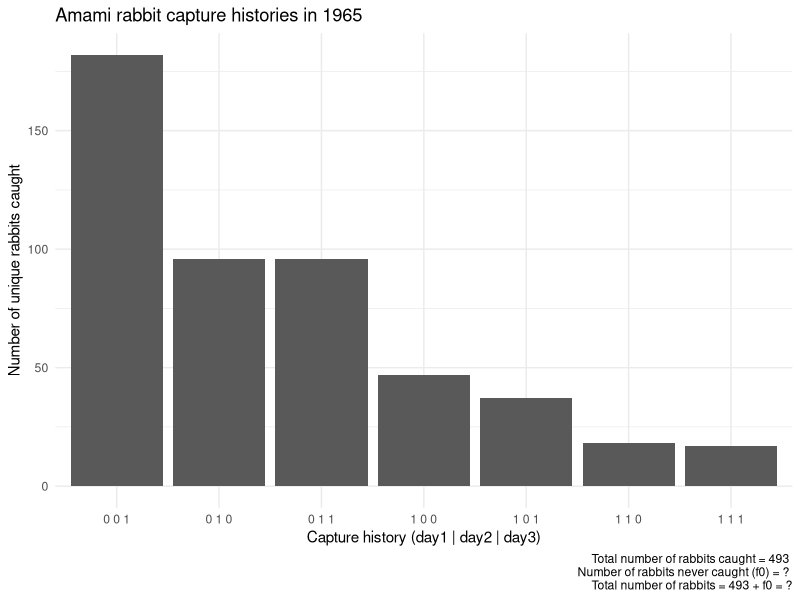
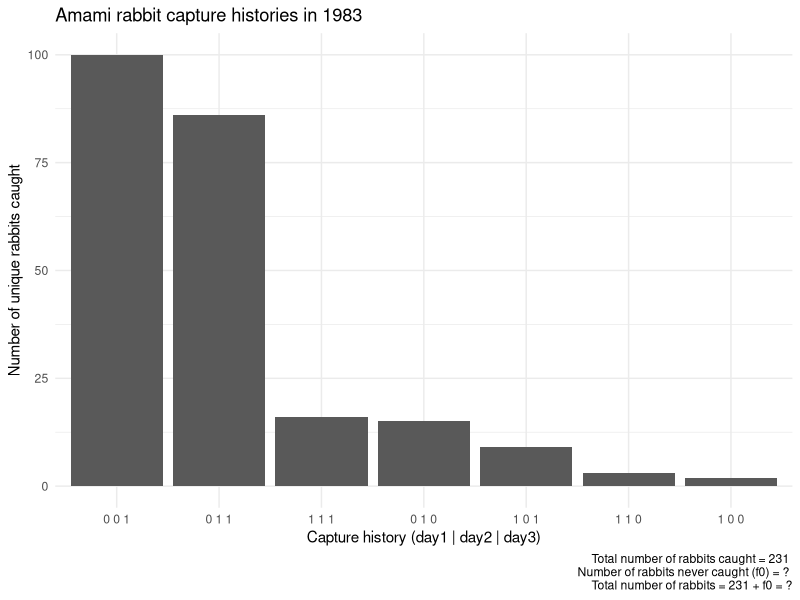
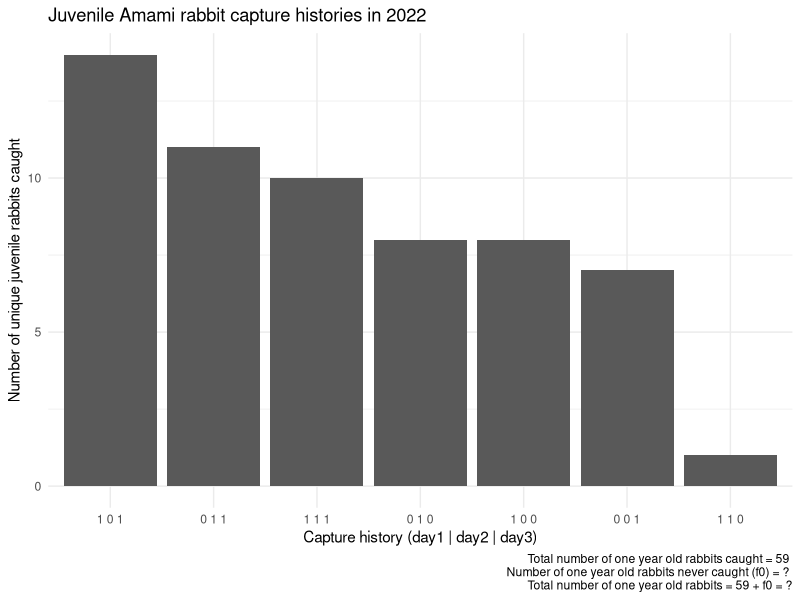
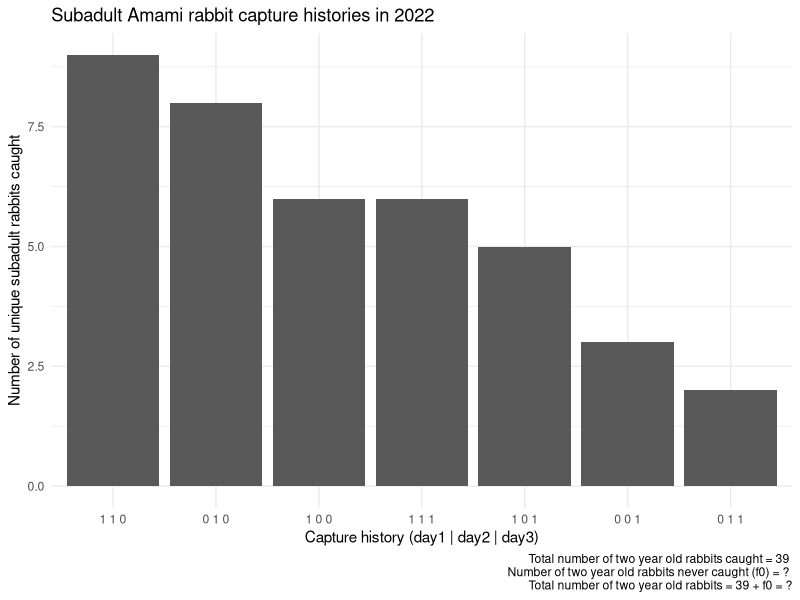
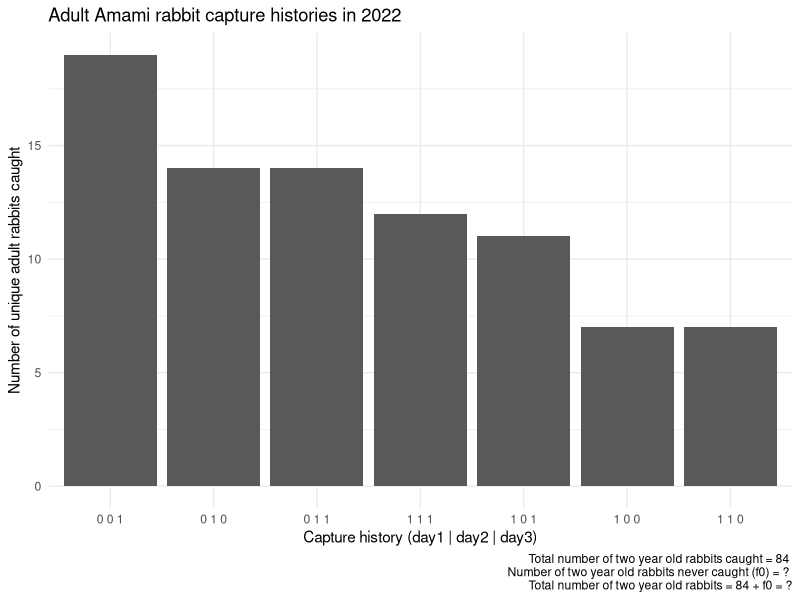

R code for these plots, in order:
## ---- chunk 1
knitr::opts_chunk$set(echo = FALSE, 
                      message = FALSE, 
                      warning = FALSE)
## ---- chunk 2
library(tidyverse)
## ---- chunk 3
# Set seed so that the random numbers are the same each time you run the script
set.seed(666)

# total number of rabbits
N <- 674

# number of days of trapping
t <- 3

# capture probabilities (must be same length as number of days)
p <- c(0.17, 0.34, 0.48)

# create empty matrix
cap <- matrix(nrow = N, ncol = t, data = NA)

# see how many rabbits are actually captured on each day
# Based on binomial distribution with probability p[day], do this for all rabbits (N) where there is only a single day to capture (1)
cap[,1] <- rbinom(N, 1, p[1])
cap[,2] <- rbinom(N, 1, p[2])
cap[,3] <- rbinom(N, 1, p[3])

# Combine and store it in a dataframe
cap1965 <- data.frame(
  CH = paste(cap[,1], cap[,2], cap[,3])
)

# Turn it into a frequency table
cap1965 <- cap1965 %>% 
  count(CH, sort = T)

# Remove rabbits never caught (this is what students are trying to estimate)
cap1965 <- cap1965[cap1965$CH != "0 0 0",]

# Adding comments for students

cap1965$comment <- NA

for(i in 1:nrow(cap1965)){
  if(cap1965$CH[i] == "1 1 1"){
    cap1965$comment[i] <- "/* Number of rabbits caught on day 1, 2, 3 */"
  } else if(cap1965$CH[i] == "1 1 0") {
    cap1965$comment[i] <- "/* Number of rabbits caught on day 1, 2 */"
  } else if(cap1965$CH[i] == "0 1 1") {
    cap1965$comment[i] <- "/* Number of rabbits caught on day 2, 3 */"
  } else if(cap1965$CH[i] == "1 0 1") {
    cap1965$comment[i] <- "/* Number of rabbits caught on day 1, 3 */"
  } else if(cap1965$CH[i] == "1 0 0") {
    cap1965$comment[i] <- "/* Number of rabbits caught on day 1 */"
  } else if(cap1965$CH[i] == "0 1 0") {
    cap1965$comment[i] <- "/* Number of rabbits caught on day 2 */"
  } else if(cap1965$CH[i] == "0 0 1") {
    cap1965$comment[i] <- "/* Number of rabbits caught on day 3 */"
  }
}

ggplot(cap1965) +
  geom_col(aes(x = reorder(CH, -n), y = n)) +
  labs(x = "Capture history (day1 | day2 | day3)",
       y = "Number of unique rabbits caught",
       title = "Amami rabbit capture histories in 1965",
       caption = paste("Total number of rabbits caught =", sum(as.numeric(cap1965$n)), "\n",
                       "Number of rabbits never caught (f0) = ?", "\n",
                       "Total number of rabbits =", sum(as.numeric(cap1965$n)), "+ f0 = ?")) +
  theme_bw() +
  theme_minimal()
## ---- chunk 4
# Set seed so that the random numbers are the same each time you run the script
set.seed(666)

# total number of rabbits
N <- 421

# number of days of trapping
t <- 3

# capture probabilities (must be same length as number of days)
p <- c(0.07, 0.24, 0.38)

# recapture probability (must be of length t - 1)
pr <- c(0.64, 0.87)

# create empty matrix
cap <- matrix(nrow = N, ncol = t, data = NA)

# see how many rabbits are actually captured on each day
# Based on binomial distribution with probability p[day], do this for all rabbits (N) where there is only a single day to capture (1)
cap[,1] <- rbinom(N, 1, p[1])

# For day 2, use a for loop to go through each individual (i)
# If rabbit [i] had not been caught on day 1 (cap[i,1] == 0)
  # Then it uses the capture prob for day 2 p[2]
  # But if it was caught, then use recapture prob for day 2 (pr[1])
for(i in 1:nrow(cap)){
  cap[i,2] <- ifelse(cap[i,1] == 0, rbinom(N, 1, p[2]), rbinom(N, 1, pr[1]))
}
# Repeat above loop but for last day
for(i in 1:nrow(cap)){
  cap[i,3] <- ifelse(cap[i,1] == 0 & cap[i,2] == 0, rbinom(N, 1, p[3]), rbinom(N, 1, pr[2]))
}

# Combine and store it in a dataframe
cap1983 <- data.frame(
  CH = paste(cap[,1], cap[,2], cap[,3])
)

# Turn it into a frequency table
cap1983 <- cap1983 %>% 
  count(CH, sort = T)

# Remove rabbits never caught (this is what students are trying to estimate)
cap1983 <- cap1983[cap1983$CH != "0 0 0",]

# Adding comments for students

cap1983$comment <- NA

for(i in 1:nrow(cap1983)){
  if(cap1983$CH[i] == "1 1 1"){
    cap1983$comment[i] <- "/* Number of rabbits caught on day 1, 2, 3 */"
  } else if(cap1983$CH[i] == "1 1 0") {
    cap1983$comment[i] <- "/* Number of rabbits caught on day 1, 2 */"
  } else if(cap1983$CH[i] == "0 1 1") {
    cap1983$comment[i] <- "/* Number of rabbits caught on day 2, 3 */"
  } else if(cap1983$CH[i] == "1 0 1") {
    cap1983$comment[i] <- "/* Number of rabbits caught on day 1, 3 */"
  } else if(cap1983$CH[i] == "1 0 0") {
    cap1983$comment[i] <- "/* Number of rabbits caught on day 1 */"
  } else if(cap1983$CH[i] == "0 1 0") {
    cap1983$comment[i] <- "/* Number of rabbits caught on day 2 */"
  } else if(cap1983$CH[i] == "0 0 1") {
    cap1983$comment[i] <- "/* Number of rabbits caught on day 3 */"
  }
}

ggplot(cap1983) +
  geom_col(aes(x = reorder(CH, -n), y = n)) +
  labs(x = "Capture history (day1 | day2 | day3)",
       y = "Number of unique rabbits caught",
       title = "Amami rabbit capture histories in 1983",
       caption = paste("Total number of rabbits caught =", sum(as.numeric(cap1983$n)), "\n",
                       "Number of rabbits never caught (f0) = ?", "\n",
                       "Total number of rabbits =", sum(as.numeric(cap1983$n)), "+ f0 = ?")) +
  theme_bw() +
  theme_minimal()
## ---- chunk 5
# Set seed so that the random numbers are the same each time you run the script
set.seed(666)

# total number of rabbits
N <- 83

# number of days of trapping
t <- 3

# capture probabilities (must be same length as number of days)
p <- c(0.36, 0.36, 0.36)

# recapture probability (must be of length t - 1)
pr <- c(0.42, 0.54)

# create empty matrix
cap <- matrix(nrow = N, ncol = t, data = NA)

# see how many rabbits are actually captured on each day
# Based on binomial distribution with probability p[day], do this for all rabbits (N) where there is only a single day to capture (1)
cap[,1] <- rbinom(N, 1, p[1])
# For day 2, use a for loop to go through each individual (i)
# If rabbit [i] had not been caught on day 1 (cap[i,1] == 0)
  # Then it uses the capture prob for day 2 p[2]
  # But if it was caught, then use recapture prob for day 2 (pr[1])
for(i in 1:nrow(cap)){
  cap[i,2] <- ifelse(cap[i,1] == 0, rbinom(N, 1, p[2]), rbinom(N, 1, pr[1]))
}
for(i in 1:nrow(cap)){
  cap[i,3] <- ifelse(cap[i,1] == 0 & cap[i,2] == 0, rbinom(N, 1, p[3]), rbinom(N, 1, pr[2]))
}

# Combine and store it in a dataframe
cap2022_juv <- data.frame(
  CH = paste(cap[,1], cap[,2], cap[,3])
)

# Turn it into a frequency table
cap2022_juv <- cap2022_juv %>% 
  count(CH, sort = T)

# Remove rabbits never caught (this is what students are trying to estimate)
cap2022_juv <- cap2022_juv[cap2022_juv$CH != "0 0 0",]

# Adding comments for students

cap2022_juv$comment <- NA

for(i in 1:nrow(cap2022_juv)){
  if(cap2022_juv$CH[i] == "1 1 1"){
    cap2022_juv$comment[i] <- "/* Number of rabbits caught on day 1, 2, 3 */"
  } else if(cap2022_juv$CH[i] == "1 1 0") {
    cap2022_juv$comment[i] <- "/* Number of rabbits caught on day 1, 2 */"
  } else if(cap2022_juv$CH[i] == "0 1 1") {
    cap2022_juv$comment[i] <- "/* Number of rabbits caught on day 2, 3 */"
  } else if(cap2022_juv$CH[i] == "1 0 1") {
    cap2022_juv$comment[i] <- "/* Number of rabbits caught on day 1, 3 */"
  } else if(cap2022_juv$CH[i] == "1 0 0") {
    cap2022_juv$comment[i] <- "/* Number of rabbits caught on day 1 */"
  } else if(cap2022_juv$CH[i] == "0 1 0") {
    cap2022_juv$comment[i] <- "/* Number of rabbits caught on day 2 */"
  } else if(cap2022_juv$CH[i] == "0 0 1") {
    cap2022_juv$comment[i] <- "/* Number of rabbits caught on day 3 */"
  }
}

ggplot(cap2022_juv) +
  geom_col(aes(x = reorder(CH, -n), y = n)) +
  labs(x = "Capture history (day1 | day2 | day3)",
       y = "Number of unique juvenile rabbits caught",
       title = "Juvenile Amami rabbit capture histories in 2022",
       caption = paste("Total number of one year old rabbits caught =", sum(as.numeric(cap2022_juv$n)), "\n",
                       "Number of one year old rabbits never caught (f0) = ?", "\n",
                       "Total number of one year old rabbits =", sum(as.numeric(cap2022_juv$n)), "+ f0 = ?")) +
  theme_bw() +
  theme_minimal()
## ---- chunk 6
# Set seed so that the random numbers are the same each time you run the script
set.seed(666)

# total number of rabbits
N <- 59

# number of t of trapping
t <- 3

# capture probabilities (must be same length as number of t)
p <- c(0.46, 0.23, 0.13)

# recapture probability (must be of length t - 1)
pr <- c(0.39, 0.48)

# create empty matrix
cap <- matrix(nrow = N, ncol = t, data = NA)

# see how many rabbits are actually captured on each day
# Based on binomial distribution with probability p[day], do this for all rabbits (N) where there is only a single day to capture (1)
cap[,1] <- rbinom(N, 1, p[1])
# For day 2, use a for loop to go through each individual (i)
# If rabbit [i] had not been caught on day 1 (cap[i,1] == 0)
  # Then it uses the capture prob for day 2 p[2]
  # But if it was caught, then use recapture prob for day 2 (pr[1])
for(i in 1:nrow(cap)){
  cap[i,2] <- ifelse(cap[i,1] == 0, rbinom(N, 1, p[2]), rbinom(N, 1, pr[1]))
}
for(i in 1:nrow(cap)){
  cap[i,3] <- ifelse(cap[i,1] == 0 & cap[i,2] == 0, rbinom(N, 1, p[3]), rbinom(N, 1, pr[2]))
}

# Combine and store it in a dataframe
cap2022_suba <- data.frame(
  CH = paste(cap[,1], cap[,2], cap[,3])
)

# Turn it into a frequency table
cap2022_suba <- cap2022_suba %>% 
  count(CH, sort = T)

# Remove rabbits never caught (this is what students are trying to estimate)
cap2022_suba <- cap2022_suba[cap2022_suba$CH != "0 0 0",]

# Adding comments for students

cap2022_suba$comment <- NA

for(i in 1:nrow(cap2022_juv)){
  if(cap2022_suba$CH[i] == "1 1 1"){
    cap2022_suba$comment[i] <- "/* Number of rabbits caught on day 1, 2, 3 */"
  } else if(cap2022_suba$CH[i] == "1 1 0") {
    cap2022_suba$comment[i] <- "/* Number of rabbits caught on day 1, 2 */"
  } else if(cap2022_suba$CH[i] == "0 1 1") {
    cap2022_suba$comment[i] <- "/* Number of rabbits caught on day 2, 3 */"
  } else if(cap2022_suba$CH[i] == "1 0 1") {
    cap2022_suba$comment[i] <- "/* Number of rabbits caught on day 1, 3 */"
  } else if(cap2022_suba$CH[i] == "1 0 0") {
    cap2022_suba$comment[i] <- "/* Number of rabbits caught on day 1 */"
  } else if(cap2022_suba$CH[i] == "0 1 0") {
    cap2022_suba$comment[i] <- "/* Number of rabbits caught on day 2 */"
  } else if(cap2022_suba$CH[i] == "0 0 1") {
    cap2022_suba$comment[i] <- "/* Number of rabbits caught on day 3 */"
  }
}

ggplot(cap2022_suba) +
  geom_col(aes(x = reorder(CH, -n), y = n)) +
  labs(x = "Capture history (day1 | day2 | day3)",
       y = "Number of unique subadult rabbits caught",
       title = "Subadult Amami rabbit capture histories in 2022",
       caption = paste("Total number of two year old rabbits caught =", sum(as.numeric(cap2022_suba$n)), "\n",
                       "Number of two year old rabbits never caught (f0) = ?", "\n",
                       "Total number of two year old rabbits =", sum(as.numeric(cap2022_suba$n)), "+ f0 = ?")) +
  theme_bw() +
  theme_minimal()
## ---- chunk 7
# Set seed so that the random numbers are the same each time you run the script
set.seed(666)

# total number of rabbits
N <- 106

# number of days of trapping
t <- 3

# capture probabilities (must be same length as number of days)
p <- c(0.26, 0.38, 0.43)

# recapture probability (must be of length t - 1)
pr <- c(0.56, 0.56)

# create empty matrix
cap <- matrix(nrow = N, ncol = t, data = NA)

# see how many rabbits are actually captured on each day
# Based on binomial distribution with probability p[day], do this for all rabbits (N) where there is only a single day to capture (1)
cap[,1] <- rbinom(N, 1, p[1])
# For day 2, use a for loop to go through each individual (i)
# If rabbit [i] had not been caught on day 1 (cap[i,1] == 0)
  # Then it uses the capture prob for day 2 p[2]
  # But if it was caught, then use recapture prob for day 2 (pr[1])
for(i in 1:nrow(cap)){
  cap[i,2] <- ifelse(cap[i,1] == 0, rbinom(N, 1, p[2]), rbinom(N, 1, pr[1]))
}
for(i in 1:nrow(cap)){
  cap[i,3] <- ifelse(cap[i,1] == 0 & cap[i,2] == 0, rbinom(N, 1, p[3]), rbinom(N, 1, pr[2]))
}

# Combine and store it in a dataframe
cap2022_adult <- data.frame(
  CH = paste(cap[,1], cap[,2], cap[,3])
)

# Turn it into a frequency table
cap2022_adult <- cap2022_adult %>% 
  count(CH, sort = T)

# Remove rabbits never caught (this is what students are trying to estimate)
cap2022_adult <- cap2022_adult[cap2022_adult$CH != "0 0 0",]

# Adding comments for students

cap2022_adult$comment <- NA

for(i in 1:nrow(cap2022_juv)){
  if(cap2022_adult$CH[i] == "1 1 1"){
    cap2022_adult$comment[i] <- "/* Number of rabbits caught on day 1, 2, 3 */"
  } else if(cap2022_adult$CH[i] == "1 1 0") {
    cap2022_adult$comment[i] <- "/* Number of rabbits caught on day 1, 2 */"
  } else if(cap2022_adult$CH[i] == "0 1 1") {
    cap2022_adult$comment[i] <- "/* Number of rabbits caught on day 2, 3 */"
  } else if(cap2022_adult$CH[i] == "1 0 1") {
    cap2022_adult$comment[i] <- "/* Number of rabbits caught on day 1, 3 */"
  } else if(cap2022_adult$CH[i] == "1 0 0") {
    cap2022_adult$comment[i] <- "/* Number of rabbits caught on day 1 */"
  } else if(cap2022_adult$CH[i] == "0 1 0") {
    cap2022_adult$comment[i] <- "/* Number of rabbits caught on day 2 */"
  } else if(cap2022_adult$CH[i] == "0 0 1") {
    cap2022_adult$comment[i] <- "/* Number of rabbits caught on day 3 */"
  }
}

ggplot(cap2022_adult) +
  geom_col(aes(x = reorder(CH, -n), y = n)) +
  labs(x = "Capture history (day1 | day2 | day3)",
       y = "Number of unique adult rabbits caught",
       title = "Adult Amami rabbit capture histories in 2022",
       caption = paste("Total number of two year old rabbits caught =", sum(as.numeric(cap2022_adult$n)), "\n",
                       "Number of two year old rabbits never caught (f0) = ?", "\n",
                       "Total number of two year old rabbits =", sum(as.numeric(cap2022_adult$n)), "+ f0 = ?")) +
  theme_bw() +
  theme_minimal()
